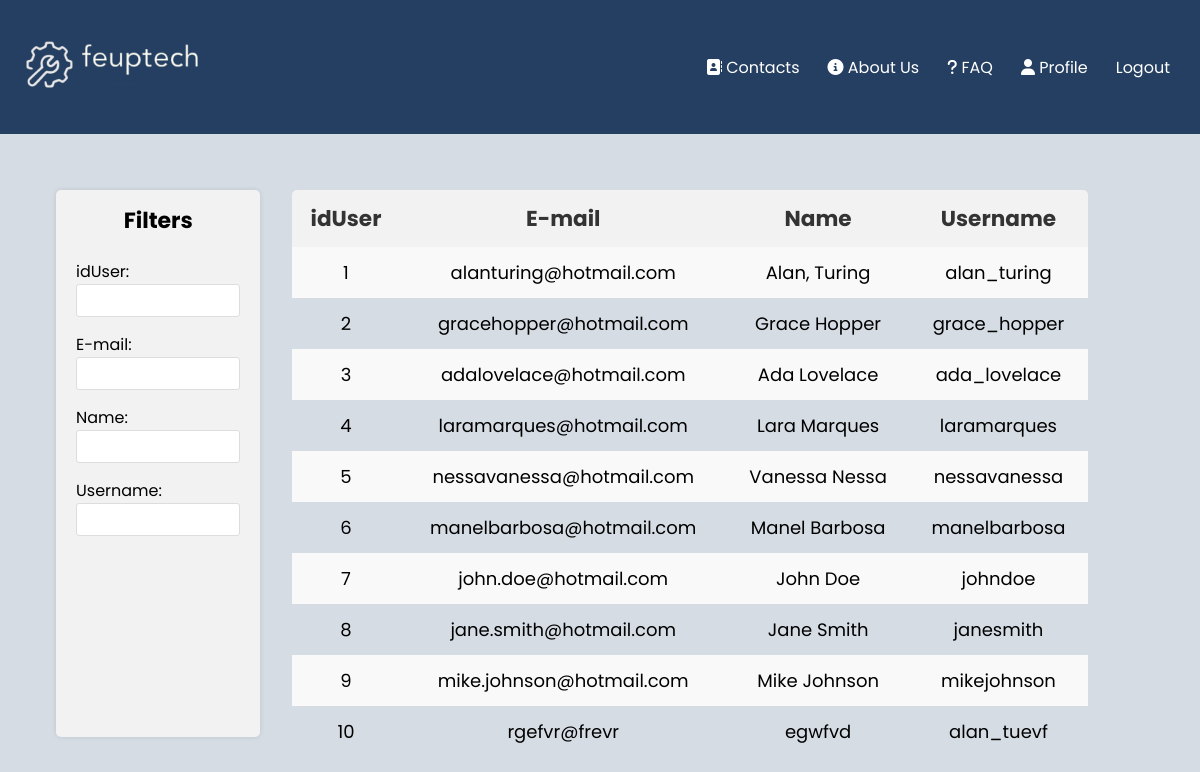
The app's page /pages/users_all.php (signed in), older data.
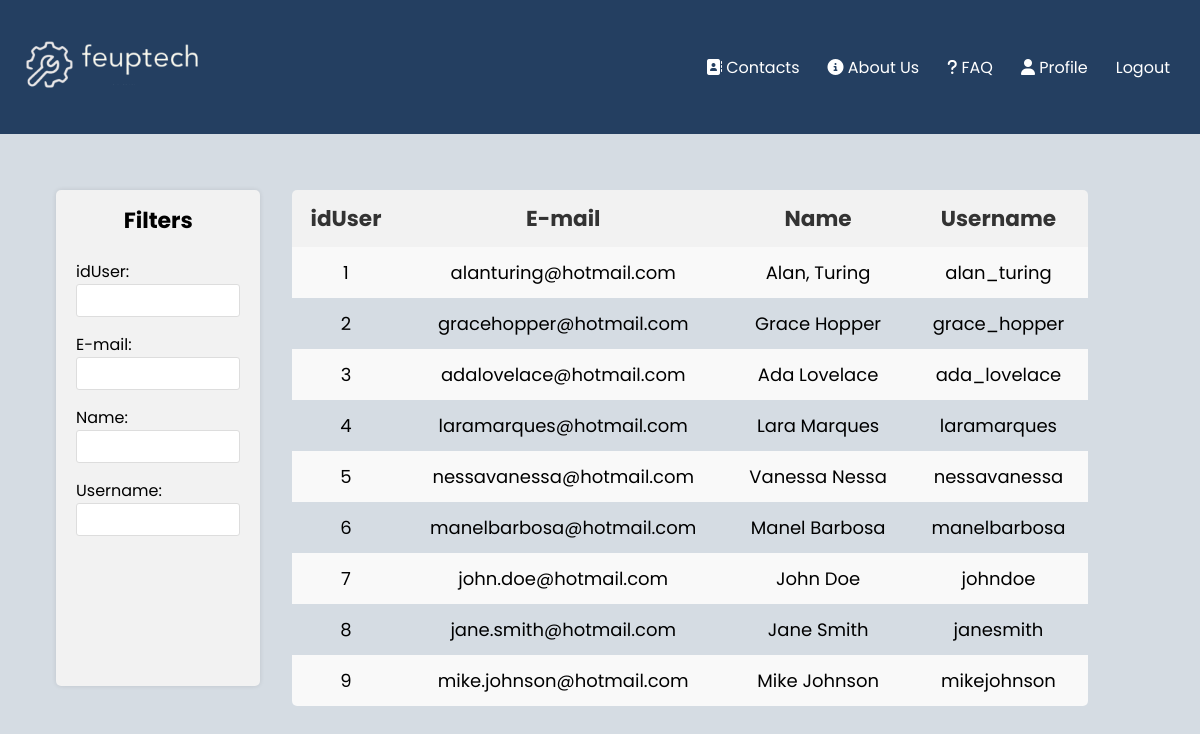
The same page, newer data.
### tables this page shows
CREATE TABLE users(
    idUser integer primary key AUTOINCREMENT,
    email text UNIQUE,
    name text NOT NULL,
    username text UNIQUE NOT NULL,
    password text NOT NULL
);

### pages/users_all.php (called while the page is built, shortened)
<?php
    require_once(__DIR__ . '/../database/connection.db.php');
    require_once(__DIR__ . '/../database/user.class.php');
    require_once(__DIR__ . '/../utils/session.php');
    require_once(__DIR__ . '/../templates/tickets.tpl.php');
    require_once(__DIR__ . '/../templates/users_all.tpl.php');
    $session = new Session();
    $db = getDatabaseConnection();
    $user = User::getUserWithId($db, $session->getID());
    $users = User::getAllUsers($db);
    drawTicketsHeader($session);
    drawUsersAll($users);
?>

### utils/session.php (called while the page is built, shortened)
<?php
class Session{
      public function isLoggedIn() : bool {
        return isset($_SESSION['id']);
      }
      public function getID() : ?int {
        return isset($_SESSION['id']) ? $_SESSION['id'] : null;
      }
}
?>

### database/user.class.php (called while the page is built, shortened)
<?php
     class User{
        public function __construct(int $id, string $email, string $name, string $username){
            $this->id = $id;
            $this->email = $email;
            $this->name = $name;
            $this->username = $username;
        }
        static function getAllUsers(PDO $db){
            $stmt = $db->prepare('
              SELECT idUser, email, name, username
              FROM users');
            $stmt->execute();
            $ticketRows = $stmt->fetchAll(PDO::FETCH_ASSOC);
            $users = [];
            foreach ($ticketRows as $row){
                $user = new User(
                $row['idUser'],
                $row['email'],
                $row['name'],
                $row['username']);
                array_push($users, $user);
            }
            return $users;
        }
        static function getUserWithID(PDO $db, int $id) : ?User {
            $stmt = $db->prepare('
                SELECT u.idUser, u.email, u.name, u.username
                FROM users u JOIN admins a ON u.idUser = a.idAdmin
                WHERE u.idUser = ?');
            $stmt->execute(array($id));
            $row = $stmt->fetch(PDO::FETCH_ASSOC);
            $stmt = $db->prepare('
                SELECT u.idUser, u.email, u.name, u.username
                FROM users u JOIN agents a ON u.idUser = a.idAgent
                WHERE u.idUser = ?');
            $stmt->execute(array($id));;
            $row = $stmt->fetch(PDO::FETCH_ASSOC);
            $stmt = $db->prepare('
                SELECT idUser, email, name, username
                FROM users
                WHERE idUser = ?');
            $stmt->execute(array($id));
            $row = $stmt->fetch(PDO::FETCH_ASSOC);
            if ($row !== false) {
                return new Client($row['idUser'],$row['email'], $row['name'], $row['username']);
            }
            return null;
            }
     }
?>

### templates/users_all.tpl.php (the view, shortened to what this page needs)
<?php function drawUsersAll($users) { ?>
<main class="tab">
            <section class="sidebar">
                <h3>Filters</h3>
                <label for="idUserFilter">idUser:</label>
                <input type="text" id="idUserFilter">
                <br>
                <label for="emailFilter">E-mail:</label>
                <input type="text" id="emailFilter">
                <br>
                <label for="nameFilter">Name:</label>
                <input type="text" id="nameFilter">
                <br>
                <label for="usernameFilter">Username:</label>
                <input type="text" id="usernameFilter">
            </section>
        <section class="table-container">
            <table id="filter">
                    <th>idUser</th>
                    <th>E-mail</th>
                    <th>Name</th>
                    <th>Username</th>
                <?php
                    foreach($users as $user)
                        drawUserAll($user);
                ?>
            </table>
        </section>
    </main>
</body>
</html>
<?php } ?>
<?php function drawUserAll($user) { ?>
<tr>
    <td>
        <a href="../pages/profile_foreign.php?user=<?php echo urlencode($user->id) ?>">
            <?php echo $user->id ?> </a>
    </td>
    <td><?php echo $user->email ?></td>
    <td><?php echo $user->name ?></td>
    <td><?php echo $user->username ?></td>
</tr>
<?php } ?>

### templates/tickets.tpl.php (shortened to what this page needs)
<?php function drawTicketsHeader($session, $css = "") { ?>
    <!DOCTYPE html>
    <html lang = "en-Us">
    <head>
        <link href="../css/navLogin_style.css" rel="stylesheet">
        <link href="../css/tickets_style.css" rel="stylesheet">
        <link href="../css/newTicket.css" rel="stylesheet">
        <link href="../css/tickets_all.css" rel="stylesheet">
        <link href="../css/assign_style.css" rel="stylesheet">
    </head>
    <body>
        <nav>
        <a href = "../pages"><img src ="../images/logo.png" alt = "logo"></a>
        <ul class = "navigation">
                <li class = "nav_elem"><a href = "../pages/contacts.php"><i class="fa-solid fa-address-book"></i> Contacts</a></li>
                <li class = "nav_elem"><a href = "../pages/about_us.php"><i class="fas fa-circle-info"></i> About Us</a></li>
                <li class = "nav_elem"><a href = "../pages/faq.php"><i class="fa-solid fa-question"></i> FAQ</a></li>
                <?php
                if (!$session->isLoggedIn()){
                    echo "<li class = \"nav-elem\"><a href=\"../pages/register.php\">Register</a></li>";
                    echo "<li class = \"nav-elem\"><a href=\"../pages/login.php\">Login</a></li>";
                }
                else{
                    echo "<li class = \"nav-elem\"><a href =\"../pages/profile.php\"><i class=\"fa-solid fa-user\"></i> Profile</a></li>";
                    echo "<form action=\"../actions/action_logout.php\" method=\"post\" class=\"logout\"><a href = \"#\" type=\"submit\" onclick=\"this.parentNode.submit(); return false;\">Logout</a></form>";
                }
                ?>
            </ul>
        </nav>
<?php } ?>

### css/navLogin_style.css (style rules this page uses)
.navigation { display: flex; justify-content: flex-end; padding: 14px 16px; }
nav a { text-decoration: none; color: white; padding: 14px; }
li { list-style: none; }
nav { background-color: #243f61; background-size: cover; background-position: center; text-align: center; font-family: 'Poppins'; margin: -8px; display: grid; grid-template-columns: auto 1fr; column-gap: 2em; align-items: center; }
nav img { width: 100%; max-width: 200px; justify-self: start; }

### css/tickets_style.css (style rules this page uses)
body { font-family: 'Poppins'; background-color: #D5DCE3; }

### css/tickets_all.css (style rules this page uses)
body { font-family: 'Poppins'; background-color: #D5DCE3 }
.tab { display: grid; grid-template-columns: 18% 70%; column-gap: 2em; margin-left: 3em; }
.table-container { overflow-x: auto; margin-top: 4em; border-radius: 5px; }
table { width: 100%; white-space: nowrap; }
.sidebar { background-color: #f2f2f2; padding: 20px; border-radius: 5px; box-shadow: 0 0 5px rgba(0, 0, 0, 0.1); margin-bottom: 20px; margin-top: 4em; }
.sidebar h3 { font-size: 22px; margin-top: -6.5px; text-align: center; }
.sidebar label { display: block; margin-top: 15px; }
.sidebar input[type="text"] { width: 100%; padding: 8px; border: 1px solid #ddd; border-radius: 3px; box-sizing: border-box; }
table { border-collapse: collapse; box-shadow: 0 0 5px rgba(0, 0, 0, 0.1); font-size: 18px; }
table th, table td { padding: 12px; text-align: center; }
table th { background-color: #f2f2f2; font-weight: bold; color: #333; font-size: larger; }
table tr:nth-child(even) { background-color: #f9f9f9; }
table td a { text-decoration: none; color: black; }

Row changes from the older to the newer data that the page shows:
removed users: idUser "10", email "rgefvr@frevr", name "egwfvd", username "alan_tuevf"
